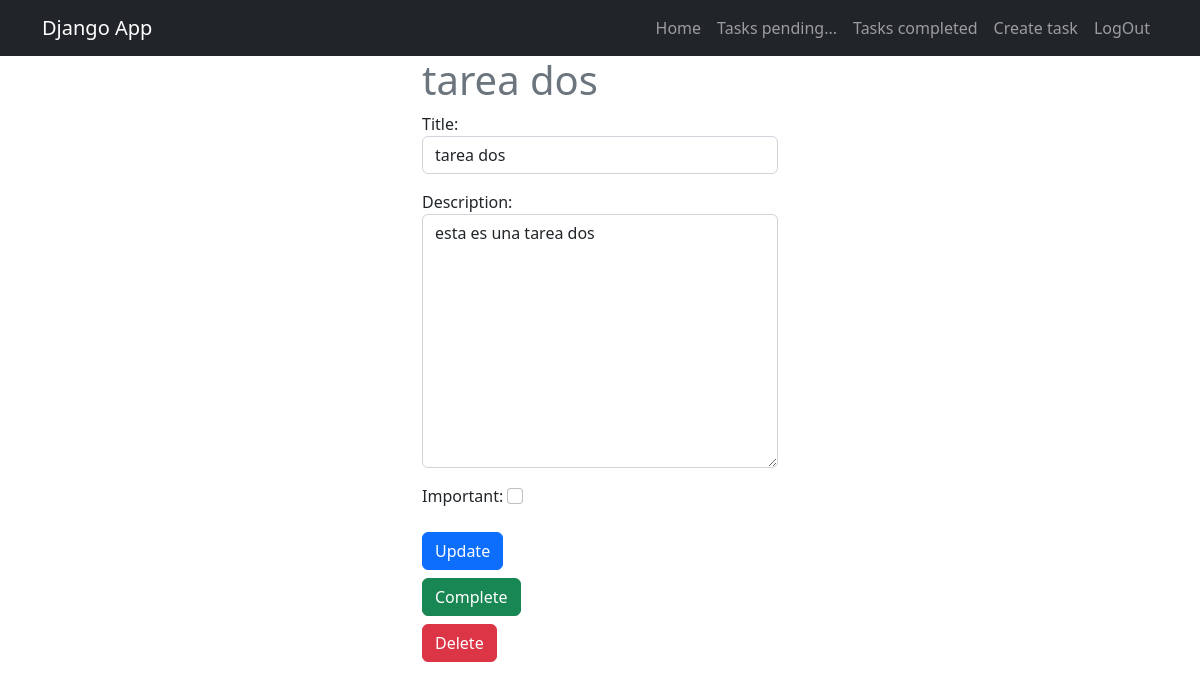
The app's page /tasks/2/ (signed in), older data.
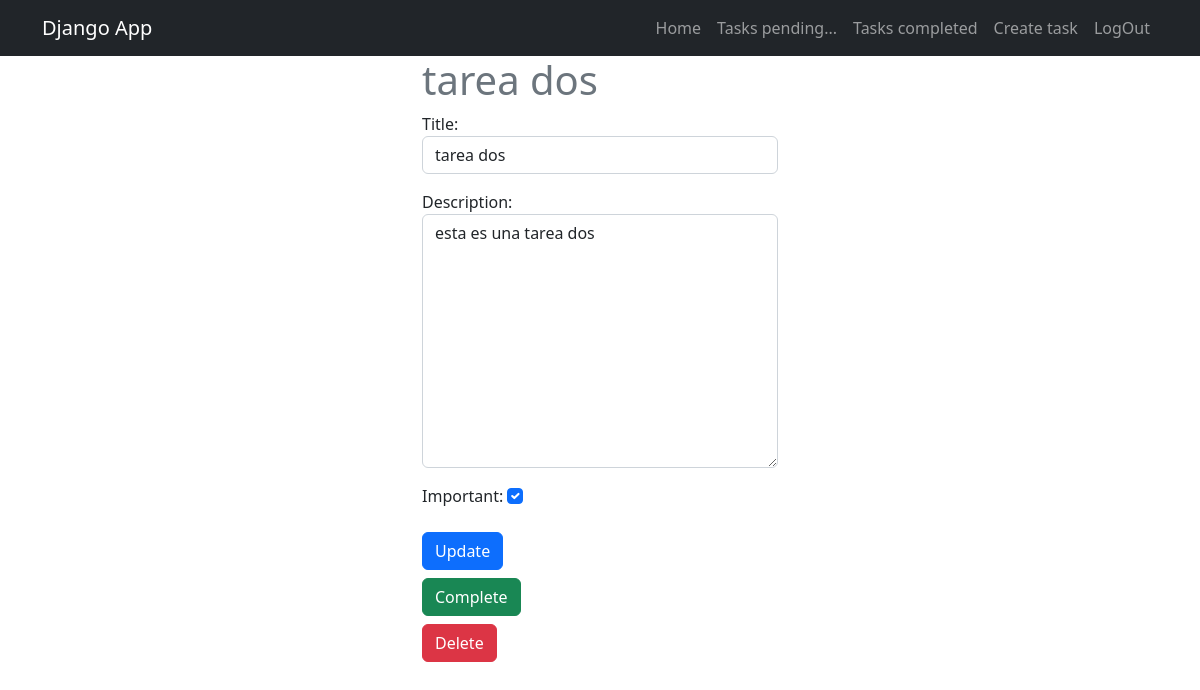
The same page, newer data.
### tasks/models.py (models this page shows, shortened)
class Task(models.Model):
    title = models.CharField(max_length=200)
    description = models.TextField(blank=True)
    created = models.DateTimeField(auto_now_add=True)
    datecompleted = models.DateTimeField(null=True, blank = True)
    important = models.BooleanField(default=False)
    user = models.ForeignKey(User, on_delete=models.CASCADE)

### tasks/views.py (the view, shortened to what this page needs)
# urls.py: path('tasks/<int:task_id>/', views.task_detail, name='task_detail'),
@login_required
def task_detail(request, task_id):
    if request.method == 'GET':
        task = get_object_or_404(Task, pk=task_id, user=request.user)
        form = TaskForm(instance=task)
        return render(request, 'task_detail.html', {
            'task': task,
            'form': form
        })

### tasks/forms.py
class TaskForm(forms.ModelForm):
    class Meta:
        model = Task
        fields = ['title', 'description', 'important']
        widgets = {
            'title': forms.TextInput(attrs={'class': 'form-control', 'placeholder':'Write a title'}),
            'description': forms.Textarea(attrs={'class': 'form-control', 'placeholder': 'Write a description'}),
            'important': forms.CheckboxInput(attrs={'class': 'form-check-input'}) ,
        }

### tasks/templates/task_detail.html (shortened to what this page needs)
{% extends 'base.html' %}
{% block content %}
<main class="container">
    <div class="row">
        <div class="col-md-4 offset-md-4">
            <h1 class="text-secondary">{{task.title}}</h1>
            <div class="">
                <form method="POST">
                    {{form.as_p}}
                    <button class="btn btn-primary mt-2">
                        Update
                    </button>
                </form>
                <form action="{% url 'complete_task' task.id %}" method="POSt">
                    <button class="btn btn-success mt-2">
                        Complete
                    </button>
                </form>
                <form action="{% url 'delete_task' task.id %}" method="POSt">
                    <button class="btn btn-danger mt-2">
                        Delete
                    </button>
                </form>
            </div>
        </div>
    </div>
</main>
{% endblock %}

Row changes from the older to the newer data that the page shows:
changed Task "tarea dos": important "☐" → "☑"
